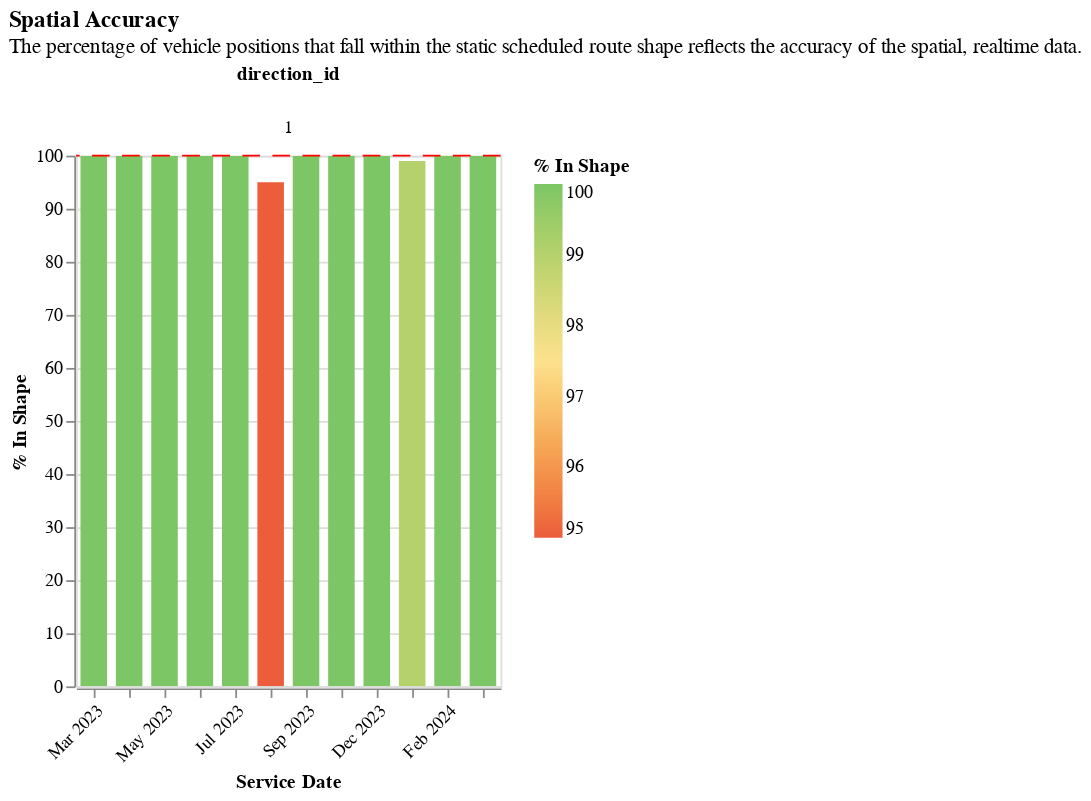

Notebook cell for this chart:
### Code cell
section2.base_facet_with_ruler_chart(
    one_route.loc[one_route.time_period == "all_day"].drop_duplicates(),
    "pct_in_shape",
    "ruler_100_pct",
    "Spatial Accuracy",
    "The percentage of vehicle positions that fall within the static scheduled route shape reflects the accuracy of the spatial, realtime data.",
)

### Figure 1 — Vega-Lite specification as saved in the notebook (floating-point values rounded to 4 significant figures)
{"config": {"view": {"continuousWidth": 300, "continuousHeight": 300}}, "data": {"name": "data-fe4db52958a0e299661127a559cf86bb"}, "facet": {"column": {"field": "direction_id", "type": "nominal"}}, "spec": {"layer": [{"mark": {"type": "bar", "clip": true, "size": 15}, "encoding": {"color": {"field": "pct_in_shape", "scale": {"range": ["#ec5d3b", "#fde18d", "#7cc665"]}, "title": "% In Shape", "type": "quantitative"}, "tooltip": [{"field": "direction_id", "type": "quantitative"}, {"field": "time_period", "type": "nominal"}, {"field": "route_combined_name", "type": "nominal"}, {"field": "organization_name", "type": "nominal"}, {"field": "service_date", "type": "temporal"}, {"field": "pct_in_shape", "type": "quantitative"}], "x": {"axis": {"format": "%b %Y", "labelAngle": -45}, "field": "service_date", "timeUnit": "yearmonthdate", "title": ["Service Date"], "type": "ordinal"}, "y": {"field": "pct_in_shape", "scale": {"domain": [0, 100]}, "title": "% In Shape", "type": "quantitative"}}}, {"mark": {"type": "rule", "color": "red", "strokeDash": [10, 7]}, "encoding": {"y": {"aggregate": "mean", "field": "ruler_100_pct", "type": "quantitative"}}}]}, "title": {"text": "Spatial Accuracy", "subtitle": ["The percentage of vehicle positions that fall within the static scheduled route shape reflects the accuracy of the spatial, realtime data."]}, "$schema": "https://vega.github.io/schema/vega-lite/v5.14.1.json", "datasets": {"data-fe4db52958a0e299661127a559cf86bb": [{"schedule_gtfs_dataset_key": "239f3baf3dd3b9e9464f66a777f9897d", "direction_id": 1.0, "time_period": "All Day", "avg_scheduled_service_minutes": 37.2, "avg_stop_miles": 0.2, "n_scheduled_trips": 15, "frequency": 0.62, "service_date": "2023-09-13T00:00:00", "minutes_atleast1_vp": 490, "minutes_atleast2_vp": 117, "total_rt_service_minutes": 514.0, "total_scheduled_service_minutes": 558.0, "total_vp": 615, "vp_in_shape": 614, "is_early": 4, "is_ontime": 11, "is_late": 0, "n_vp_trips": 15, "vp_per_minute": 1.2, "pct_in_shape": 100, "pct_rt_journey_atleast1_vp": 95.0, "pct_rt_journey_atleast2_vp": 23.0, "pct_sched_journey_atleast1_vp": 88.0, "pct_sched_journey_atleast2_vp": 21.0, "rt_sched_journey_ratio": 0.92, "avg_rt_service_minutes": 34.27, "sched_rt_category": "schedule_and_vp", "speed_mph": 27.69, "name": "SBMTD Schedule", "route_long_name": "SBCC/UCSB Express", "route_short_name": "15X", "route_combined_name": "15X SBCC/UCSB Express", "route_id": "15X", "typology": "express", "schedule_source_record_id": "rectQfIeiKDBeJSAV", "base64_url": "aHR0cHM6Ly9zYm10ZC5nb3YvZ29vZ2xlX3RyYW5zaXQvZmVlZC56aXA=", "organization_source_record_id": "recswCrw6a6htmXJ4", "organization_name": "Santa Barbara Metropolitan Transit District", "caltrans_district": "05 - San Luis Obispo", "rt_sched_journey_ratio_cat": "Early", "frequency_cat": "<1 trip/hour", "vp_per_minute_cat": "<3 pings/minute", "ruler_100_pct": 100, "ruler_for_vp_per_min": 2, "pct_in_shape_str": "100"}, {"schedule_gtfs_dataset_key": "239f3baf3dd3b9e9464f66a777f9897d", "direction_id": 1.0, "time_period": "All Day", "avg_scheduled_service_minutes": 37.2, "avg_stop_miles": 0.2, "n_scheduled_trips": 15, "frequency": 0.62, "service_date": "2023-10-11T00:00:00", "minutes_atleast1_vp": 407, "minutes_atleast2_vp": 89, "total_rt_service_minutes": 439.1, "total_scheduled_service_minutes": 490.0, "total_vp": 503, "vp_in_shape": 502, "is_early": 6, "is_ontime": 7, "is_late": 0, "n_vp_trips": 13, "vp_per_minute": 1.15, "pct_in_shape": 100, "pct_rt_journey_atleast1_vp": 93.0, "pct_rt_journey_atleast2_vp": 20.0, "pct_sched_journey_atleast1_vp": 83.0, "pct_sched_journey_atleast2_vp": 18.0, "rt_sched_journey_ratio": 0.9, "avg_rt_service_minutes": 33.78, "sched_rt_category": "schedule_and_vp", "speed_mph": 27.76, "name": "SBMTD Schedule", "route_long_name": "SBCC/UCSB Express", "route_short_name": "15X", "route_combined_name": "15X SBCC/UCSB Express", "route_id": "15X", "typology": "express", "schedule_source_record_id": "rectQfIeiKDBeJSAV", "base64_url": "aHR0cHM6Ly9zYm10ZC5nb3YvZ29vZ2xlX3RyYW5zaXQvZmVlZC56aXA=", "organization_source_record_id": "recswCrw6a6htmXJ4", "organization_name": "Santa Barbara Metropolitan Transit District", "caltrans_district": "05 - San Luis Obispo", "rt_sched_journey_ratio_cat": "Early", "frequency_cat": "<1 trip/hour", "vp_per_minute_cat": "<3 pings/minute", "ruler_100_pct": 100, "ruler_for_vp_per_min": 2, "pct_in_shape_str": "100"}, {"schedule_gtfs_dataset_key": "239f3baf3dd3b9e9464f66a777f9897d", "direction_id": 1.0, "time_period": "All Day", "avg_scheduled_service_minutes": 37.2, "avg_stop_miles": 0.2, "n_scheduled_trips": 15, "frequency": 0.62, "service_date": "2023-12-13T00:00:00", "minutes_atleast1_vp": 439, "minutes_atleast2_vp": 101, "total_rt_service_minutes": 463.7, "total_scheduled_service_minutes": 484.0, "total_vp": 550, "vp_in_shape": 550, "is_early": 4, "is_ontime": 9, "is_late": 0, "n_vp_trips": 13, "vp_per_minute": 1.19, "pct_in_shape": 100, "pct_rt_journey_atleast1_vp": 95.0, "pct_rt_journey_atleast2_vp": 22.0, "pct_sched_journey_atleast1_vp": 91.0, "pct_sched_journey_atleast2_vp": 21.0, "rt_sched_journey_ratio": 0.96, "avg_rt_service_minutes": 35.67, "sched_rt_category": "schedule_and_vp", "speed_mph": 25.58, "name": "SBMTD Schedule", "route_long_name": "SBCC/UCSB Express", "route_short_name": "15X", "route_combined_name": "15X SBCC/UCSB Express", "route_id": "15X", "typology": "express", "schedule_source_record_id": "rectQfIeiKDBeJSAV", "base64_url": "aHR0cHM6Ly9zYm10ZC5nb3YvZ29vZ2xlX3RyYW5zaXQvZmVlZC56aXA=", "organization_source_record_id": "recswCrw6a6htmXJ4", "organization_name": "Santa Barbara Metropolitan Transit District", "caltrans_district": "05 - San Luis Obispo", "rt_sched_journey_ratio_cat": "Early", "frequency_cat": "<1 trip/hour", "vp_per_minute_cat": "<3 pings/minute", "ruler_100_pct": 100, "ruler_for_vp_per_min": 2, "pct_in_shape_str": "100"}, {"schedule_gtfs_dataset_key": "239f3baf3dd3b9e9464f66a777f9897d", "direction_id": 1.0, "time_period": "All Day", "avg_scheduled_service_minutes": 37.2, "avg_stop_miles": 0.2, "n_scheduled_trips": 15, "frequency": 0.62, "service_date": "2024-01-17T00:00:00", "minutes_atleast1_vp": 416, "minutes_atleast2_vp": 91, "total_rt_service_minutes": 459.3, "total_scheduled_service_minutes": 518.0, "total_vp": 513, "vp_in_shape": 510, "is_early": 7, "is_ontime": 7, "is_late": 0, "n_vp_trips": 14, "vp_per_minute": 1.12, "pct_in_shape": 99, "pct_rt_journey_atleast1_vp": 91.0, "pct_rt_journey_atleast2_vp": 20.0, "pct_sched_journey_atleast1_vp": 80.0, "pct_sched_journey_atleast2_vp": 18.0, "rt_sched_journey_ratio": 0.89, "avg_rt_service_minutes": 32.81, "sched_rt_category": "schedule_and_vp", "speed_mph": 26.19, "name": "SBMTD Schedule", "route_long_name": "SBCC/UCSB Express", "route_short_name": "15X", "route_combined_name": "15X SBCC/UCSB Express", "route_id": "15X", "typology": "express", "schedule_source_record_id": "rectQfIeiKDBeJSAV", "base64_url": "aHR0cHM6Ly9zYm10ZC5nb3YvZ29vZ2xlX3RyYW5zaXQvZmVlZC56aXA=", "organization_source_record_id": "recswCrw6a6htmXJ4", "organization_name": "Santa Barbara Metropolitan Transit District", "caltrans_district": "05 - San Luis Obispo", "rt_sched_journey_ratio_cat": "Early", "frequency_cat": "<1 trip/hour", "vp_per_minute_cat": "<3 pings/minute", "ruler_100_pct": 100, "ruler_for_vp_per_min": 2, "pct_in_shape_str": "99"}, {"schedule_gtfs_dataset_key": "239f3baf3dd3b9e9464f66a777f9897d", "direction_id": 1.0, "time_period": "All Day", "avg_scheduled_service_minutes": 37.2, "avg_stop_miles": 0.2, "n_scheduled_trips": 15, "frequency": 0.62, "service_date": "2024-02-14T00:00:00", "minutes_atleast1_vp": 472, "minutes_atleast2_vp": 138, "total_rt_service_minutes": 498.4, "total_scheduled_service_minutes": 518.0, "total_vp": 617, "vp_in_shape": 616, "is_early": 3, "is_ontime": 10, "is_late": 1, "n_vp_trips": 14, "vp_per_minute": 1.24, "pct_in_shape": 100, "pct_rt_journey_atleast1_vp": 95.0, "pct_rt_journey_atleast2_vp": 28.0, "pct_sched_journey_atleast1_vp": 91.0, "pct_sched_journey_atleast2_vp": 27.0, "rt_sched_journey_ratio": 0.96, "avg_rt_service_minutes": 35.6, "sched_rt_category": "schedule_and_vp", "speed_mph": 26.32, "name": "SBMTD Schedule", "route_long_name": "SBCC/UCSB Express", "route_short_name": "15X", "route_combined_name": "15X SBCC/UCSB Express", "route_id": "15X", "typology": "express", "schedule_source_record_id": "rectQfIeiKDBeJSAV", "base64_url": "aHR0cHM6Ly9zYm10ZC5nb3YvZ29vZ2xlX3RyYW5zaXQvZmVlZC56aXA=", "organization_source_record_id": "recswCrw6a6htmXJ4", "organization_name": "Santa Barbara Metropolitan Transit District", "caltrans_district": "05 - San Luis Obispo", "rt_sched_journey_ratio_cat": "Early", "frequency_cat": "<1 trip/hour", "vp_per_minute_cat": "<3 pings/minute", "ruler_100_pct": 100, "ruler_for_vp_per_min": 2, "pct_in_shape_str": "100"}, {"schedule_gtfs_dataset_key": "239f3baf3dd3b9e9464f66a777f9897d", "direction_id": 1.0, "time_period": "All Day", "avg_scheduled_service_minutes": 37.2, "avg_stop_miles": 0.2, "n_scheduled_trips": 15, "frequency": 0.62, "service_date": "2024-03-13T00:00:00", "minutes_atleast1_vp": 401, "minutes_atleast2_vp": 101, "total_rt_service_minutes": 447.4, "total_scheduled_service_minutes": 478.0, "total_vp": 507, "vp_in_shape": 507, "is_early": 3, "is_ontime": 10, "is_late": 0, "n_vp_trips": 13, "vp_per_minute": 1.13, "pct_in_shape": 100, "pct_rt_journey_atleast1_vp": 90.0, "pct_rt_journey_atleast2_vp": 23.0, "pct_sched_journey_atleast1_vp": 84.0, "pct_sched_journey_atleast2_vp": 21.0, "rt_sched_journey_ratio": 0.94, "avg_rt_service_minutes": 34.41, "sched_rt_category": "schedule_and_vp", "speed_mph": 27.07, "name": "SBMTD Schedule", "route_long_name": "SBCC/UCSB Express", "route_short_name": "15X", "route_combined_name": "15X SBCC/UCSB Express", "route_id": "15X", "typology": "express", "schedule_source_record_id": "rectQfIeiKDBeJSAV", "base64_url": "aHR0cHM6Ly9zYm10ZC5nb3YvZ29vZ2xlX3RyYW5zaXQvZmVlZC56aXA=", "organization_source_record_id": "recswCrw6a6htmXJ4", "organization_name": "Santa Barbara Metropolitan Transit District", "caltrans_district": "05 - San Luis Obispo", "rt_sched_journey_ratio_cat": "Early", "frequency_cat": "<1 trip/hour", "vp_per_minute_cat": "<3 pings/minute", "ruler_100_pct": 100, "ruler_for_vp_per_min": 2, "pct_in_shape_str": "100"}, {"schedule_gtfs_dataset_key": "de792182088eecc3d5c0bd3f1df62965", "direction_id": 1.0, "time_period": "All Day", "avg_scheduled_service_minutes": 37.2, "avg_stop_miles": 0.2, "n_scheduled_trips": 15, "frequency": 0.62, "service_date": "2023-03-15T00:00:00", "minutes_atleast1_vp": 407, "minutes_atleast2_vp": 94, "total_rt_service_minutes": 451.7, "total_scheduled_service_minutes": 558.0, "total_vp": 504, "vp_in_shape": 504, "is_early": 11, "is_ontime": 4, "is_late": 0, "n_vp_trips": 15, "vp_per_minute": 1.12, "pct_in_shape": 100, "pct_rt_journey_atleast1_vp": 90.0, "pct_rt_journey_atleast2_vp": 21.0, "pct_sched_journey_atleast1_vp": 73.0, "pct_sched_journey_atleast2_vp": 17.0, "rt_sched_journey_ratio": 0.81, "avg_rt_service_minutes": 30.11, "sched_rt_category": "schedule_and_vp", "speed_mph": 29.82, "name": "SBMTD Schedule", "route_long_name": "SBCC/UCSB Express", "route_short_name": "15X", "route_combined_name": "15X SBCC/UCSB Express", "route_id": "15X", "typology": "express", "schedule_source_record_id": "rectQfIeiKDBeJSAV", "base64_url": "aHR0cHM6Ly9zYm10ZC5nb3YvZ29vZ2xlX3RyYW5zaXQvZmVlZC56aXA=", "organization_source_record_id": "recswCrw6a6htmXJ4", "organization_name": "Santa Barbara Metropolitan Transit District", "caltrans_district": "05 - San Luis Obispo", "rt_sched_journey_ratio_cat": "Early", "frequency_cat": "<1 trip/hour", "vp_per_minute_cat": "<3 pings/minute", "ruler_100_pct": 100, "ruler_for_vp_per_min": 2, "pct_in_shape_str": "100"}, {"schedule_gtfs_dataset_key": "de792182088eecc3d5c0bd3f1df62965", "direction_id": 1.0, "time_period": "All Day", "avg_scheduled_service_minutes": 37.2, "avg_stop_miles": 0.2, "n_scheduled_trips": 15, "frequency": 0.62, "service_date": "2023-04-12T00:00:00", "minutes_atleast1_vp": 440, "minutes_atleast2_vp": 111, "total_rt_service_minutes": 495.5, "total_scheduled_service_minutes": 524.0, "total_vp": 557, "vp_in_shape": 557, "is_early": 2, "is_ontime": 12, "is_late": 0, "n_vp_trips": 14, "vp_per_minute": 1.12, "pct_in_shape": 100, "pct_rt_journey_atleast1_vp": 89.0, "pct_rt_journey_atleast2_vp": 22.0, "pct_sched_journey_atleast1_vp": 84.0, "pct_sched_journey_atleast2_vp": 21.0, "rt_sched_journey_ratio": 0.95, "avg_rt_service_minutes": 35.39, "sched_rt_category": "schedule_and_vp", "speed_mph": 27.92, "name": "SBMTD Schedule", "route_long_name": "SBCC/UCSB Express", "route_short_name": "15X", "route_combined_name": "15X SBCC/UCSB Express", "route_id": "15X", "typology": "express", "schedule_source_record_id": "rectQfIeiKDBeJSAV", "base64_url": "aHR0cHM6Ly9zYm10ZC5nb3YvZ29vZ2xlX3RyYW5zaXQvZmVlZC56aXA=", "organization_source_record_id": "recswCrw6a6htmXJ4", "organization_name": "Santa Barbara Metropolitan Transit District", "caltrans_district": "05 - San Luis Obispo", "rt_sched_journey_ratio_cat": "Early", "frequency_cat": "<1 trip/hour", "vp_per_minute_cat": "<3 pings/minute", "ruler_100_pct": 100, "ruler_for_vp_per_min": 2, "pct_in_shape_str": "100"}, {"schedule_gtfs_dataset_key": "de792182088eecc3d5c0bd3f1df62965", "direction_id": 1.0, "time_period": "All Day", "avg_scheduled_service_minutes": 37.2, "avg_stop_miles": 0.2, "n_scheduled_trips": 15, "frequency": 0.62, "service_date": "2023-05-17T00:00:00", "minutes_atleast1_vp": 490, "minutes_atleast2_vp": 103, "total_rt_service_minutes": 511.9, "total_scheduled_service_minutes": 558.0, "total_vp": 603, "vp_in_shape": 602, "is_early": 5, "is_ontime": 10, "is_late": 0, "n_vp_trips": 15, "vp_per_minute": 1.18, "pct_in_shape": 100, "pct_rt_journey_atleast1_vp": 96.0, "pct_rt_journey_atleast2_vp": 20.0, "pct_sched_journey_atleast1_vp": 88.0, "pct_sched_journey_atleast2_vp": 18.0, "rt_sched_journey_ratio": 0.92, "avg_rt_service_minutes": 34.13, "sched_rt_category": "schedule_and_vp", "speed_mph": 28.83, "name": "SBMTD Schedule", "route_long_name": "SBCC/UCSB Express", "route_short_name": "15X", "route_combined_name": "15X SBCC/UCSB Express", "route_id": "15X", "typology": "express", "schedule_source_record_id": "rectQfIeiKDBeJSAV", "base64_url": "aHR0cHM6Ly9zYm10ZC5nb3YvZ29vZ2xlX3RyYW5zaXQvZmVlZC56aXA=", "organization_source_record_id": "recswCrw6a6htmXJ4", "organization_name": "Santa Barbara Metropolitan Transit District", "caltrans_district": "05 - San Luis Obispo", "rt_sched_journey_ratio_cat": "Early", "frequency_cat": "<1 trip/hour", "vp_per_minute_cat": "<3 pings/minute", "ruler_100_pct": 100, "ruler_for_vp_per_min": 2, "pct_in_shape_str": "100"}, {"schedule_gtfs_dataset_key": "de792182088eecc3d5c0bd3f1df62965", "direction_id": 1.0, "time_period": "All Day", "avg_scheduled_service_minutes": 37.2, "avg_stop_miles": 0.2, "n_scheduled_trips": 15, "frequency": 0.62, "service_date": "2023-06-14T00:00:00", "minutes_atleast1_vp": 493, "minutes_atleast2_vp": 113, "total_rt_service_minutes": 493.0, "total_scheduled_service_minutes": 524.0, "total_vp": 617, "vp_in_shape": 617, "is_early": 0, "is_ontime": 14, "is_late": 0, "n_vp_trips": 14, "vp_per_minute": 1.25, "pct_in_shape": 100, "pct_rt_journey_atleast1_vp": 100.0, "pct_rt_journey_atleast2_vp": 23.0, "pct_sched_journey_atleast1_vp": 94.0, "pct_sched_journey_atleast2_vp": 22.0, "rt_sched_journey_ratio": 0.94, "avg_rt_service_minutes": 35.21, "sched_rt_category": "schedule_and_vp", "speed_mph": 27.3, "name": "SBMTD Schedule", "route_long_name": "SBCC/UCSB Express", "route_short_name": "15X", "route_combined_name": "15X SBCC/UCSB Express", "route_id": "15X", "typology": "express", "schedule_source_record_id": "rectQfIeiKDBeJSAV", "base64_url": "aHR0cHM6Ly9zYm10ZC5nb3YvZ29vZ2xlX3RyYW5zaXQvZmVlZC56aXA=", "organization_source_record_id": "recswCrw6a6htmXJ4", "organization_name": "Santa Barbara Metropolitan Transit District", "caltrans_district": "05 - San Luis Obispo", "rt_sched_journey_ratio_cat": "Early", "frequency_cat": "<1 trip/hour", "vp_per_minute_cat": "<3 pings/minute", "ruler_100_pct": 100, "ruler_for_vp_per_min": 2, "pct_in_shape_str": "100"}, {"schedule_gtfs_dataset_key": "de792182088eecc3d5c0bd3f1df62965", "direction_id": 1.0, "time_period": "All Day", "avg_scheduled_service_minutes": 37.2, "avg_stop_miles": 0.2, "n_scheduled_trips": 15, "frequency": 0.62, "service_date": "2023-07-12T00:00:00", "minutes_atleast1_vp": 305, "minutes_atleast2_vp": 67, "total_rt_service_minutes": 328.4, "total_scheduled_service_minutes": 382.0, "total_vp": 375, "vp_in_shape": 374, "is_early": 4, "is_ontime": 6, "is_late": 0, "n_vp_trips": 10, "vp_per_minute": 1.14, "pct_in_shape": 100, "pct_rt_journey_atleast1_vp": 93.0, "pct_rt_journey_atleast2_vp": 20.0, "pct_sched_journey_atleast1_vp": 80.0, "pct_sched_journey_atleast2_vp": 18.0, "rt_sched_journey_ratio": 0.86, "avg_rt_service_minutes": 32.84, "sched_rt_category": "schedule_and_vp", "speed_mph": 28.63, "name": "SBMTD Schedule", "route_long_name": "SBCC/UCSB Express", "route_short_name": "15X", "route_combined_name": "15X SBCC/UCSB Express", "route_id": "15X", "typology": "express", "schedule_source_record_id": "rectQfIeiKDBeJSAV", "base64_url": "aHR0cHM6Ly9zYm10ZC5nb3YvZ29vZ2xlX3RyYW5zaXQvZmVlZC56aXA=", "organization_source_record_id": "recswCrw6a6htmXJ4", "organization_name": "Santa Barbara Metropolitan Transit District", "caltrans_district": "05 - San Luis Obispo", "rt_sched_journey_ratio_cat": "Early", "frequency_cat": "<1 trip/hour", "vp_per_minute_cat": "<3 pings/minute", "ruler_100_pct": 100, "ruler_for_vp_per_min": 2, "pct_in_shape_str": "100"}, {"schedule_gtfs_dataset_key": "de792182088eecc3d5c0bd3f1df62965", "direction_id": 1.0, "time_period": "All Day", "avg_scheduled_service_minutes": 37.2, "avg_stop_miles": 0.2, "n_scheduled_trips": 15, "frequency": 0.62, "service_date": "2023-08-15T00:00:00", "minutes_atleast1_vp": 495, "minutes_atleast2_vp": 89, "total_rt_service_minutes": 528.8, "total_scheduled_service_minutes": 558.0, "total_vp": 590, "vp_in_shape": 559, "is_early": 3, "is_ontime": 10, "is_late": 2, "n_vp_trips": 15, "vp_per_minute": 1.12, "pct_in_shape": 95, "pct_rt_journey_atleast1_vp": 94.0, "pct_rt_journey_atleast2_vp": 17.0, "pct_sched_journey_atleast1_vp": 89.0, "pct_sched_journey_atleast2_vp": 16.0, "rt_sched_journey_ratio": 0.95, "avg_rt_service_minutes": 35.25, "sched_rt_category": "schedule_and_vp", "speed_mph": 27.16, "name": "SBMTD Schedule", "route_long_name": "SBCC/UCSB Express", "route_short_name": "15X", "route_combined_name": "15X SBCC/UCSB Express", "route_id": "15X", "typology": "express", "schedule_source_record_id": "rectQfIeiKDBeJSAV", "base64_url": "aHR0cHM6Ly9zYm10ZC5nb3YvZ29vZ2xlX3RyYW5zaXQvZmVlZC56aXA=", "organization_source_record_id": "recswCrw6a6htmXJ4", "organization_name": "Santa Barbara Metropolitan Transit District", "caltrans_district": "05 - San Luis Obispo", "rt_sched_journey_ratio_cat": "Early", "frequency_cat": "<1 trip/hour", "vp_per_minute_cat": "<3 pings/minute", "ruler_100_pct": 100, "ruler_for_vp_per_min": 2, "pct_in_shape_str": "95"}]}}
